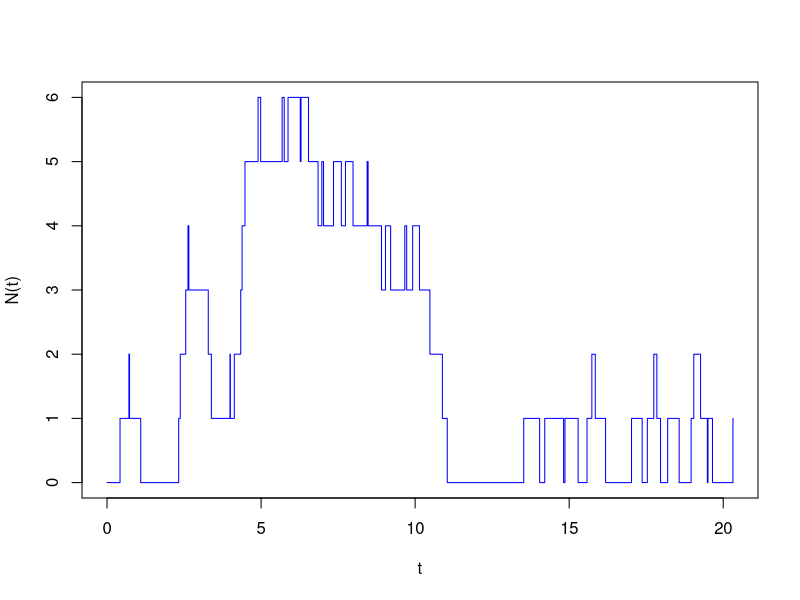

Recreate this plot in R. (Note: this script raises an error after producing the figure.)
set.seed(123)

# Question 1 vi
## code adapted from week 11 tutorial

me41 = function(T=20, lambda=2, k=4, mu=10) {
  t = 0
  N = 0
  i = 1
  A.t = rexp(1, lambda)
  D.t = Inf
  while(t[i] < T) {
    t[i+1] = min(A.t, D.t)
    N[i+1] = N[i] + ifelse(A.t < D.t, 1, -1)
    if(A.t < D.t) {
      A.t = A.t + rexp(1, lambda)
      if(N[i+1] == 1) D.t = t[i+1] + rgamma(1, k, mu)
    }
    else
      D.t = ifelse(N[i+1] == 0, Inf, t[i+1] + rgamma(1, k, mu))
    i = i + 1
  }
  cbind(t=t, N=N)
}
# Plot
x = me41(T=20)
n = nrow(x)
plot(c(x[1,1],rep(x[-1,1],each=2),x[n,1]), rep(x[,2], each=2),
     type="l", xlab="t", ylab="N(t)", col="blue")

# Question 1 vii

ssql <- function(T=10000){
  x2 = me41(T=T)  
  k = x2[,1] >= .2 * T 
  x3 = x2[k,]        
  d = diff(x3[,1])   
  N = x3[-nrow(x3),2] 
  xp <- rep(NA,max(N))
  for (i in 0:max(N)){
    xp[i] <- i*(sum(d[N == i]) / sum(d))
  }
  return(sum(xp))
}

ssql()
abs(l-(14/5))/max(l,(14/5))

# 3.6% difference!